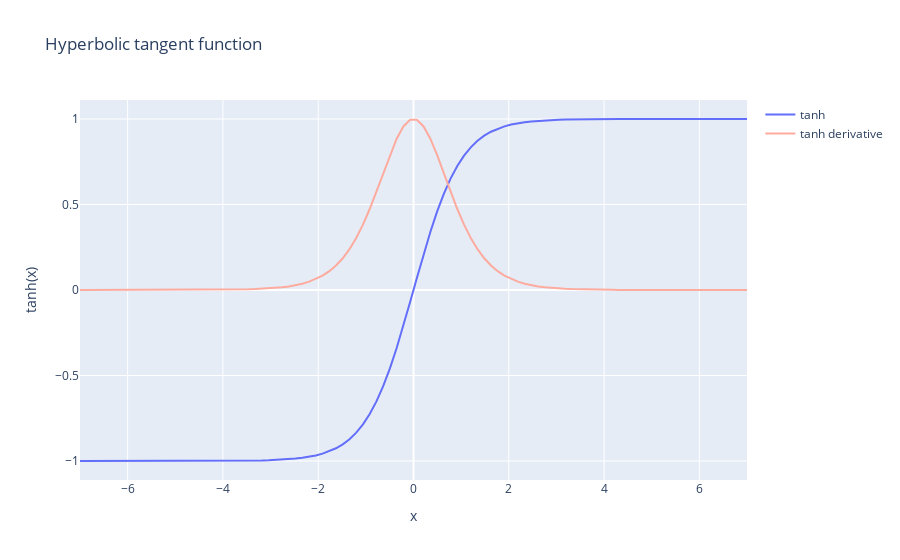

This figure's notebook cell:
### Markdown cell above
### Tanh function (Hyperbolic Tangent)

### Code cell
import numpy as np
import plotly.graph_objects as go

def tanh(x):
    return np.tanh(x)

def tanh_derivative(x):
    return 1.0 - tanh(x)**2

x = np.linspace(-7, 7, 100)
tanh_values = tanh(x)
tanh_derivative_values = tanh_derivative(x)
fig = go.Figure()
fig.add_trace(go.Scatter(x=x, y=tanh_values, mode='lines', name='tanh'))
fig.add_trace(go.Scatter(x=x, y=tanh_derivative_values, mode='lines', name='tanh derivative', line=dict(color='#FDAB9F')))
fig.update_layout(
    title='Hyperbolic tangent function',
    xaxis=dict(title='x'),
    yaxis=dict(title='tanh(x)'),
    showlegend=True
)
fig.show()
